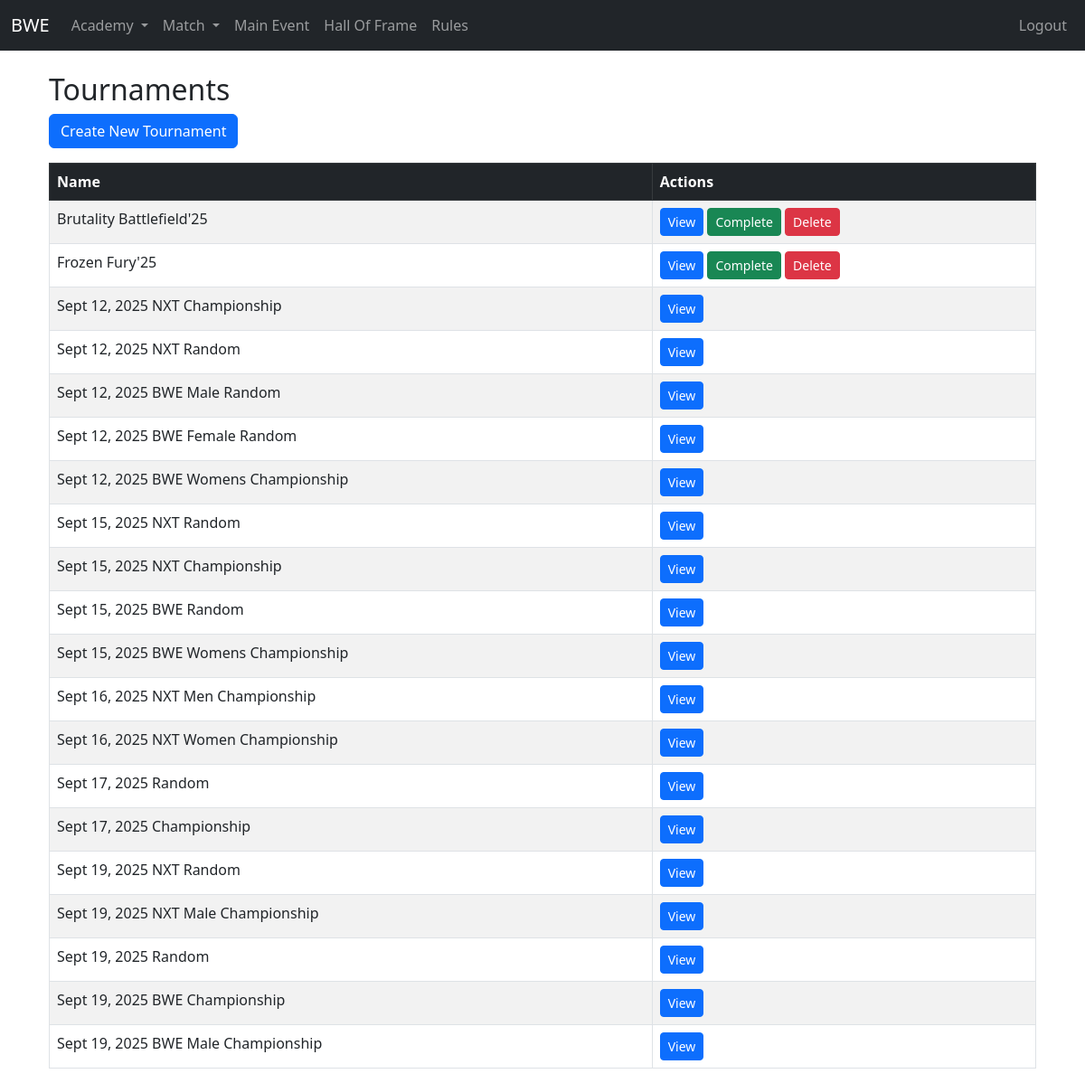
Before: /match/tournament/ (signed in) with the older database file.
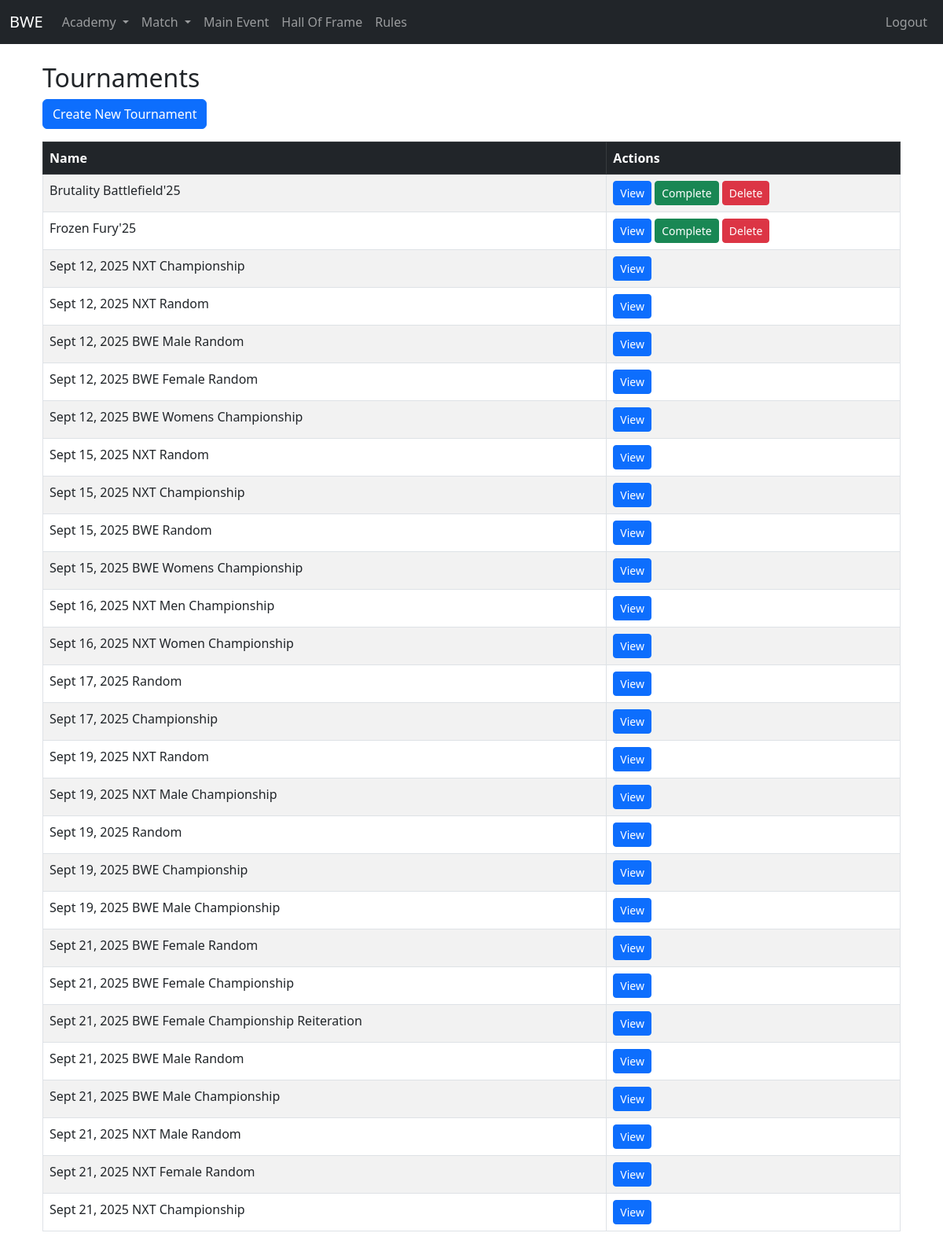
After: the same page with the newer database file.
### match/models.py (models this page shows, shortened)
class Tournament(models.Model):
    name = models.CharField(max_length=200)
    date = models.DateField()
    updated_at = models.DateTimeField(auto_now=True)
    is_completed = models.BooleanField(default=False)
    is_main_tournament = models.BooleanField(default=False)
    image_url = models.CharField(max_length=120, null=True, blank=True)

### match/views.py (the view)
# urls.py: path('tournament/', views.tournament_list, name='tournament_list'),
@login_required
def tournament_list(request):
    tournaments = Tournament.objects.all().order_by("is_completed", "is_main_tournament", "date", "-updated_at")
    return render(request, 'matches/tournament/tournament_list.html', {'tournaments': tournaments})

### templates/matches/tournament/tournament_list.html (shortened to what this page needs)
{% extends "base.html" %}
{% block content %}
<div class="container mt-4">
    <h2>Tournaments</h2>
    <a href="{% url 'tournament_create' %}" class="btn btn-primary mb-3">Create New Tournament</a>
    <div class="table-responsive">
        <table class="table table-striped table-bordered">
            <thead class="table-dark">
                <tr>
                    <th>Name</th>
                    <th>Actions</th>
                </tr>
            </thead>
            <tbody id="table-body">
                {% include "matches/tournament/partials/table_body.html" %}
            </tbody>
        </table>
    </div>
</div>
{% endblock %}

### templates/matches/tournament/partials/table_body.html (shortened to what this page needs)
{% for tournament in tournaments %}
<tr>
    <td>{{ tournament.name }}</td>
    <td>
        <a href="{% url 'tournament_detail' tournament.pk %}" class="btn btn-primary btn-sm">View</a>
        {% if not tournament.is_completed %}
            <a href="{% url 'tournament_complete' tournament.pk %}" class="btn btn-success btn-sm">Complete</a>
            <a class="btn btn-danger btn-sm"
                hx-get="{% url 'tournament_delete' tournament.pk %}"
                hx-target="#dialog"
                hx-swap="innerHTML">
            Delete
            </a>
        {% endif %}
    </td>
</tr>
{% empty %}
<tr>
    <td colspan="8" class="text-center">No tournament available.</td>
</tr>
{% endfor %}

Changed rows visible on the page:
added Tournament: name "Sept 21, 2025 BWE Female Random"
added Tournament: name "Sept 21, 2025 BWE Female Championship"
added Tournament: name "Sept 21, 2025 BWE Female Championship Reiteration"
added Tournament: name "Sept 21, 2025 BWE Male Random"
added Tournament: name "Sept 21, 2025 BWE Male Championship"
added Tournament: name "Sept 21, 2025 NXT Male Random"
added Tournament: name "Sept 21, 2025 NXT Female Random"
added Tournament: name "Sept 21, 2025 NXT Championship"
